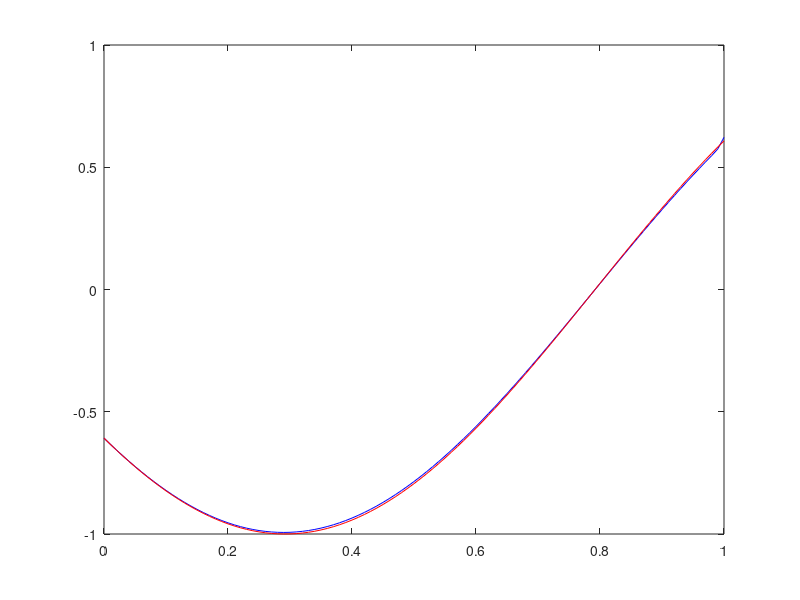

This figure's MATLAB source:
%%%%%%%%%%%%%%%%%%%%%%%%%%%%%%%%%%%%%%%%%%%%%%%%%%%%%%%%%%%%%%%%%%%%%%%%%%
% Description: This function implements the Lax Friedrich method to 
% numerically solve the scalar advection equation u_t + au_x = 0. 
% It stores all the parameters that define the desired 
% method.  Stable provided mu=abs(ak/h)<=1 
% Lax Friedrichs scheme
% u_new(j) = (u_old(j-1)+u_old(j+1))/2 - (mu/2)*(u_old(j+1)-u_old(j-1))
%
%
% parameters:
%   t0:intitial time
%   tf:final time
%   L:number of spatial grid points 
%   N: number of time grid points
%   f: function that gives inital data
%   g:function that computes ghost cell values 
%   a:wave speed, a>0 for right moving wave
%%%%%%%%%%%%%%%%%%%%%%%%%%%%%%%%%%%%%%%%%%%%%%%%%%%%%%%%%%%%%%%%%%%%%%%%%

%initialize parameters
t0 = 0;
tf = 1;
L = 100;
N = 100;

%define space mesh
dx = 1 / L;
x = 0: dx : 1;

% define time mesh
dt = (tf - t0) / N;
t = t0 : dt : tf;

%wave speed
a = .8*eye(N);
A=eig(a);
%CFL number
mu = A* dt / dx;

%set inital value fucntion  
f = sin(pi * x);
%set boundary value function 
g = sin(-pi * A(1) * t);

%preallocate u, set initial u value to f, boundary value to g
u = zeros(N+1,L+1);
uexact = zeros(N+1,L+1);
u(1,:) = f;
u(:,1) = g;
uexact(1,:) = u(1,:);

%loop through time
for n=1:N
    %loop through space
    for j=2:L
        u(n + 1 , j) = (u(n , j - 1) + u(n , j + 1)) / 2 ...
            - (mu(n) / 2) * (u(n , j + 1) - u(n , j - 1));
     end
    
    %ghost cell values, outflow boundary 
    u(n+1 , j + 1) = 2 * u(n , L) - u(n , L - 1);
   
    X = x - A(n) * t(n + 1);
    uexact(n + 1 , :) = sin(pi * X);
    %calculate the abs error and infinity norm of the error
    abserr = abs(uexact-u); 
    
    
end


clf
for i=1:L
    plot(x , u( i , :) , 'b' , x , uexact(i , :) , 'r')
	axis([0 1 -1 1])
    pause(.05)
    drawnow
end

%calculate L1 error norm in space
row_err=dx*trapz(abserr,2);
%calculate L1 error norm in time 
err=dt*trapz(row_err);
disp(err)